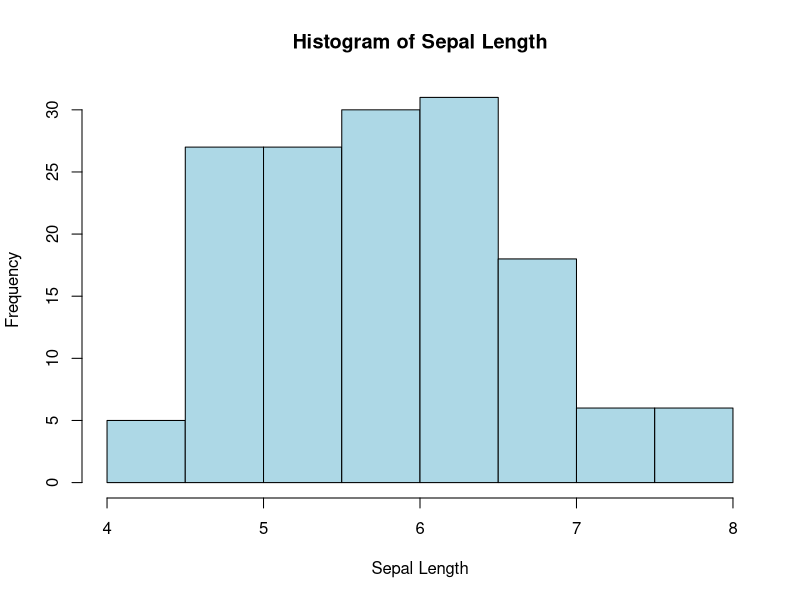
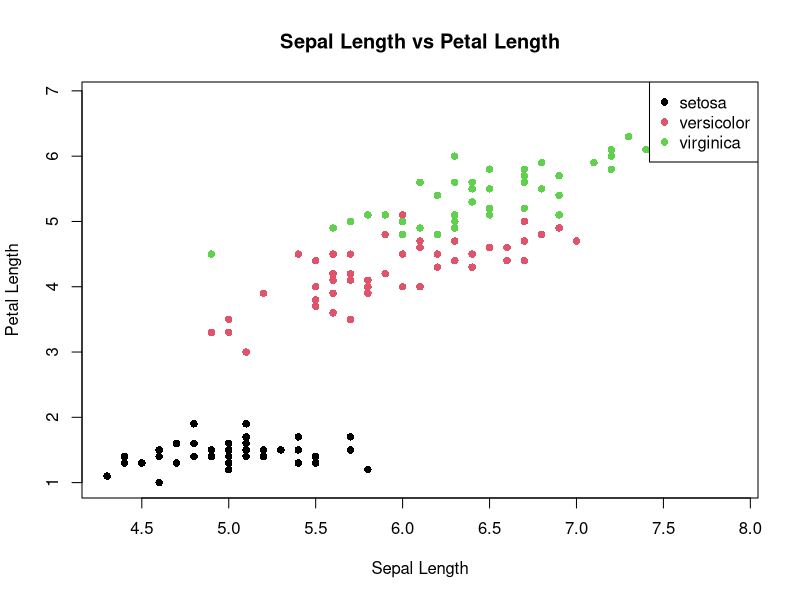
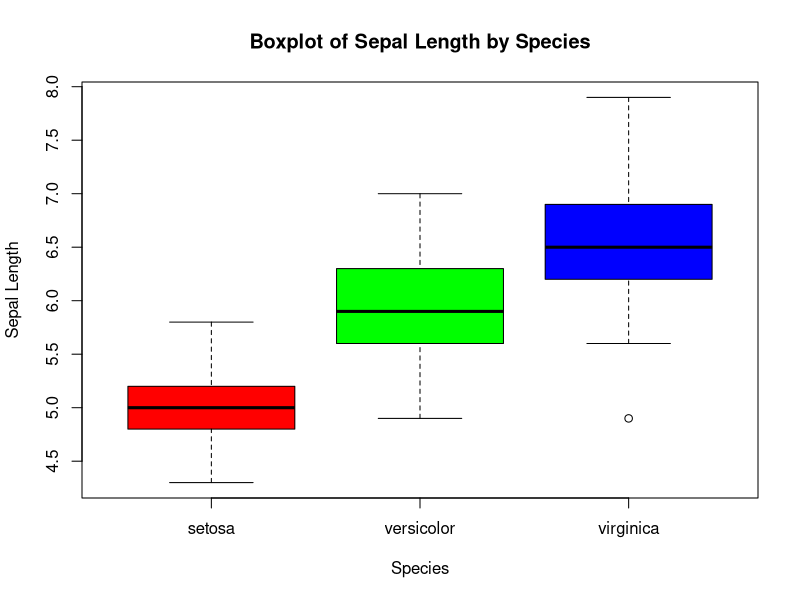
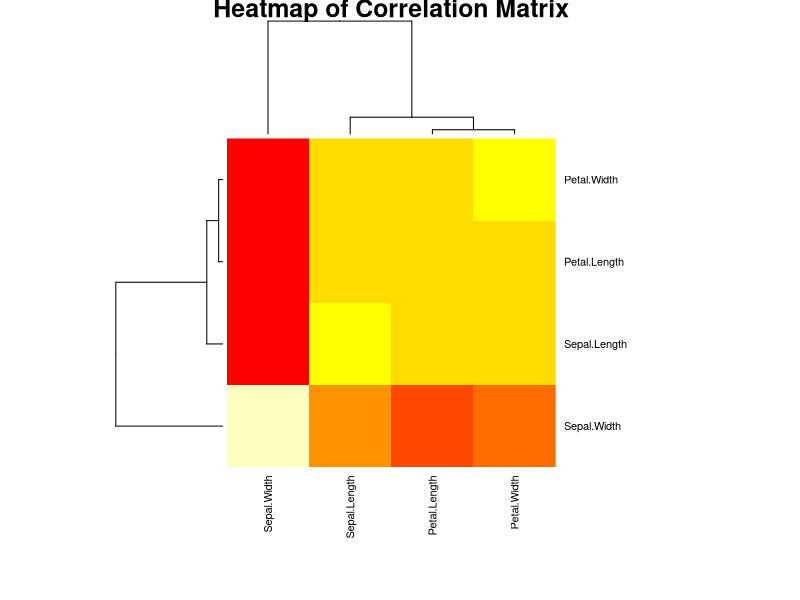

Here is the R script that generated these plots, in order:
# Load the dataset
data(iris)

# View the first few rows of the dataset
head(iris)

# Get a summary of the dataset
summary(iris)

# Calculate basic statistics for numeric variables (Sepal.Length, Sepal.Width, Petal.Length, Petal.Width)

# Mean of each variable
mean_values <- colMeans(iris[, 1:4])
print("Mean of each variable:")
print(mean_values)

# Median of each variable
median_values <- apply(iris[, 1:4], 2, median)
print("Median of each variable:")
print(median_values)

# Variance of each variable
variance_values <- apply(iris[, 1:4], 2, var)
print("Variance of each variable:")
print(variance_values)

# Standard deviation of each variable
sd_values <- apply(iris[, 1:4], 2, sd)
print("Standard Deviation of each variable:")
print(sd_values)

# Data Visualization

# Histogram of Sepal Length
hist(iris$Sepal.Length, main = "Histogram of Sepal Length", 
     xlab = "Sepal Length", col = "lightblue", border = "black")

# Scatter plot for Sepal Length vs Petal Length
plot(iris$Sepal.Length, iris$Petal.Length, 
     main = "Sepal Length vs Petal Length", 
     xlab = "Sepal Length", ylab = "Petal Length", 
     col = as.factor(iris$Species), pch = 16)
legend("topright", legend = levels(iris$Species), col = 1:3, pch = 16)

# Boxplot for Sepal Length by Species
boxplot(Sepal.Length ~ Species, data = iris, 
        main = "Boxplot of Sepal Length by Species", 
        xlab = "Species", ylab = "Sepal Length", 
        col = c("red", "green", "blue"))

# Correlation Matrix for numeric variables
correlation_matrix <- cor(iris[, 1:4])
print("Correlation Matrix:")
print(correlation_matrix)

# Increase margins to prevent cropping of labels and title
par(mar = c(5, 5, 5, 5))  # Adjust margins

# Heatmap of the correlation matrix with margins and adjusted label size
heatmap(correlation_matrix, 
        main = "Heatmap of Correlation Matrix", 
        col = heat.colors(10), 
        margins = c(8, 8),   # Adjust margins for row and column labels
        cexRow = 0.8,        # Adjust size of row labels
        cexCol = 0.8)        # Adjust size of column labels
